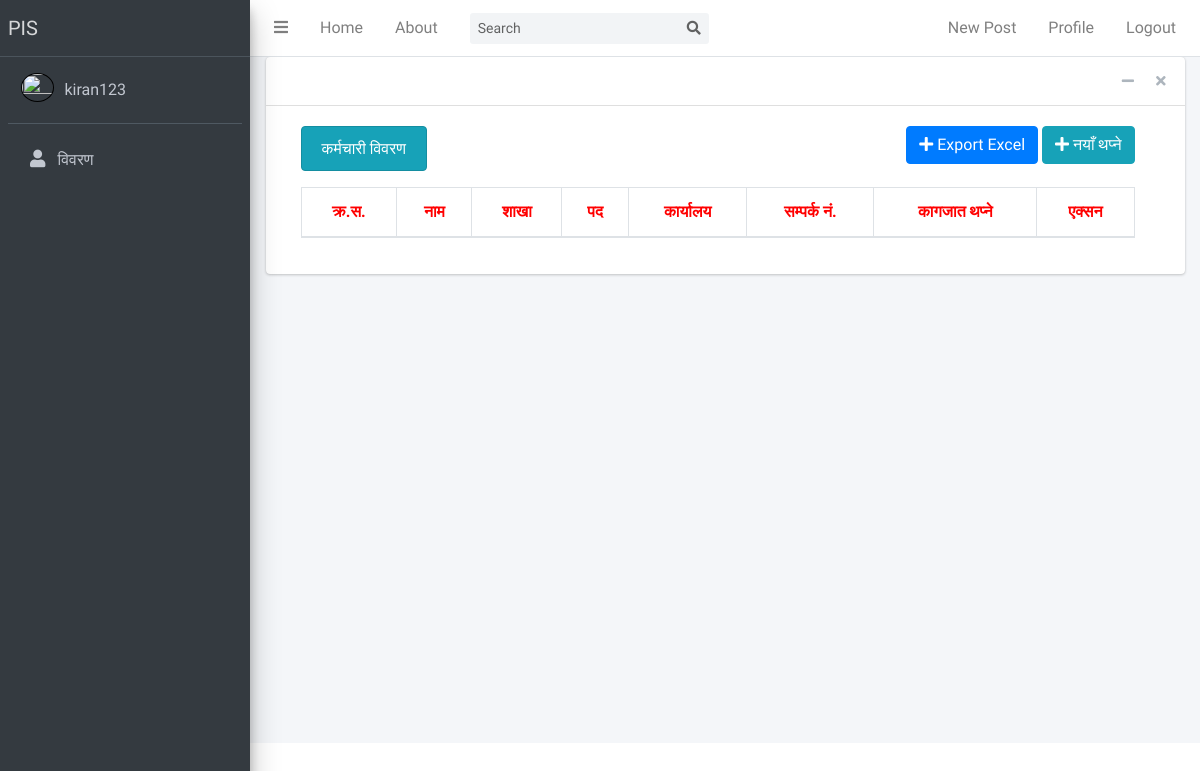
Before: /staff/list/ (signed in) with the older database file.
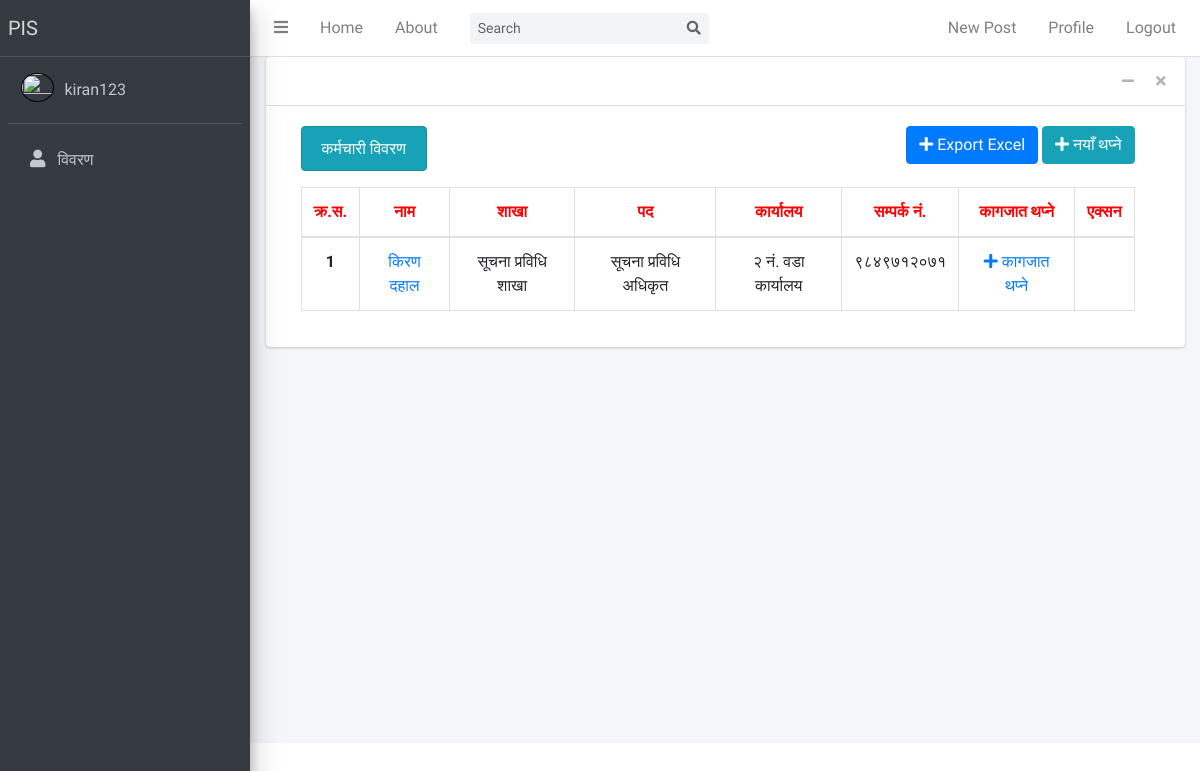
After: the same page with the newer database file.
### official/models.py (models this page shows, shortened)
class Staff(models.Model):
    author = models.OneToOneField(User, null=True, on_delete=models.CASCADE)
    staffname_nepali = models.CharField(max_length= 150, verbose_name="नाम")
    staffname_english = models.CharField(max_length=150, verbose_name="Name")
    staff_id = models.CharField(max_length=20, null=True, blank=True, verbose_name="कर्मचारी संकेत नं.")
    appointment_date = models.CharField(max_length=15, verbose_name="नियुक्ति मिति जस्तै: २०७७-०५-०५")
    officeentry_date = models.CharField(max_length=15, verbose_name="कार्यालय प्रवेश मिति जस्तै: २०७७-०५-०५")
    employeetype = models.ForeignKey(Employeetype, on_delete=models.CASCADE, verbose_name="कर्मचारी किसिम")
    servicegroup_nepali = models.ForeignKey(Servicegroup, on_delete=models.CASCADE, verbose_name="सेवा समूह")
    designation_nepali = models.ForeignKey(Designation, on_delete=models.CASCADE, verbose_name="पद")
    Sectiontype_nepali = models.ForeignKey(Sectiontype, on_delete=models.CASCADE, verbose_name="शाखा")
    officetype_nepali = models.ForeignKey(Officetype, on_delete=models.CASCADE, verbose_name="कार्यरत कार्यालय")
    officename_nepali = models.ForeignKey(Office, on_delete=models.CASCADE, verbose_name="कार्यालय")
    dob = models.CharField(max_length=15, verbose_name="जन्म मिति")
    citizenship_no = models.CharField(max_length=25, verbose_name="नागरिकता नं.")
    citizenship_dispatcheddate = models.CharField(max_length=15, verbose_name="जारी मिति")
    citizenship_dispatcheddistrict = models.CharField(max_length=50, verbose_name="जारी जिल्ला")
    grandfather_name = models.CharField(max_length=150, verbose_name="बाजे / ससुराको नाम")
    father_name = models.CharField(max_length=150, verbose_name="बाबुको नाम")
    mother_name = models.CharField(max_length=150, verbose_name="आमाको नाम")
    contact_no = models.CharField(max_length=10, verbose_name="सम्पर्क नं")
    email = models.CharField(max_length=150, null=True, blank=True, verbose_name="इमेल")
    permanentaddr_province = models.ForeignKey(Province, on_delete=models.CASCADE, related_name='permanentaddr_province', verbose_name="प्रदेश")
    permanentaddr_district = models.CharField(max_length=150, verbose_name="जिल्ला")
    permanentaddr_locallevel = models.CharField(max_length=150, verbose_name="स्थानीय तह")
    permanentaddr_localleveltype = models.ForeignKey(LocalLevelType, on_delete=models.CASCADE, related_name='permanentaddr_localleveltype', verbose_name="स्थानीय तह प्रकार")
    permanentaddr_wardno = models.CharField(max_length=2, verbose_name="वडा नं.", default='2')
    temporaryaddr_province = models.ForeignKey(Province, on_delete=models.CASCADE, related_name='temporaryaddr_province', verbose_name="प्रदेश")
    temporaryaddr_district = models.CharField(max_length=150, verbose_name="जिल्ला")
    temporaryaddr_locallevel = models.CharField(max_length=150, verbose_name="स्थानीय तह")
    temporaryaddr_localleveltype = models.ForeignKey(LocalLevelType, on_delete=models.CASCADE, related_name='temporaryaddr_localleveltype', verbose_name="स्थानीय तह प्रकार")
    temporaryaddr_wardno = models.CharField(max_length=2, verbose_name="वडा नं.", default='2')
    created_date = models.DateTimeField(default=timezone.now)
    created_by = models.ForeignKey(User, on_delete=models.CASCADE, default=None, related_name='created_by')
    modified_date = models.DateTimeField(default=timezone.now)
    modified_by = models.ForeignKey(User, on_delete=models.CASCADE, null=True, related_name='modified_by')

### officialdata/models.py (models this page shows, shortened)
class Sectiontype(models.Model):
    sectiontype_nepali = models.CharField(max_length=70, verbose_name="शाखाको नाम")
    sectiontype_english = models.CharField(max_length=70, verbose_name="Section Name")
    created_date = models.DateTimeField(default=timezone.now)
    created_by = models.ForeignKey(User, on_delete=models.CASCADE, default=None)
    def __str__(self):
        return self.sectiontype_nepali

class Designation(models.Model):
    designation_nepali = models.CharField(max_length=100)
    designation_english = models.CharField(max_length=100)
    date_posted = models.DateTimeField(default=timezone.now)
    author = models.ForeignKey(User, on_delete=models.CASCADE)
    def __str__(self):
        return self.designation_nepali

### officedata/models.py (models this page shows, shortened)
class Office(models.Model):
    WARD_NO = (
        ("१", "१"),
        ("२", "२"),
        ("३", "३"),
        ("४", "४"),
        ("५", "५"),
        ("६", "६"),
        ("७", "७"),
        ("८", "८"),
        ("९", "९"),
    )
    officename_nepali = models.CharField(max_length=100, verbose_name="कार्यालयको नाम")
    officename_english = models.CharField(max_length=100, verbose_name="Office Name")
    officeaddress = models.CharField(max_length=100, verbose_name="कार्यालयको ठेगाना")
    officetype = models.ForeignKey(Officetype, on_delete=models.CASCADE, null=True, verbose_name="कार्यालयको प्रकार")
    office_wardno = models.CharField(max_length=1, choices=WARD_NO, default=1, verbose_name="वडा नं.")
    created_by = models.ForeignKey(User, on_delete=models.CASCADE)
    created_date = models.DateTimeField(default=timezone.now)
    def __str__(self):
        return self.officename_nepali

### official/views.py (the view, shortened to what this page needs)
# urls.py: path('staff/list/', StaffListView.as_view(), name='staff-list'),
class StaffListView(LoginRequiredMixin, ListView):
    model = Staff
    template_name = 'staff/staff_list.html'
    context_object_name = 'staff'

### official/templates/official/staff_list.html (shortened to what this page needs)
{% extends "blog/base.html" %}
{% load crispy_forms_tags %}
{% block content %}
<div class="col-md-12">
      <div class="d-flex justify-content-between">
        <div><h6 class="text-center alert alert-info">कर्मचारी विवरण</h6></div>
        <div>
            <a href="{% url 'export-excel' %}" class="btn btn-primary btn-bg">
                  <i class="fas fa-plus"></i> Export Excel
            </a>
            <a href="{% url 'staff-create' %}" class="btn btn-info btn-bg">
                  <i class="fas fa-plus"></i> नयाँ थप्ने
            </a>
        </div>
    </div>
    <table class="table table-hover table-bordered">
        <thead style="text-align:center; color:red;">
        <tr>
            <th scope="col">क्र.स.</th>
            <th scope="col">नाम</th>
            <th scope="col">शाखा</th>
            <th scope="col">पद</th>
            <th scope="col">कार्यालय</th>
            <th scope="col">सम्पर्क नं.</th>
            <th scope="col">कागजात थप्ने</th>
            <th scope="col">एक्सन</th>
        </tr>
        </thead>
        <tbody>
        {% for staff in staff %}
        <tr style="text-align:center">
            <th scope="row">{{ forloop.counter }}</th>
            <td><a href="{% url 'staff-detail' staff.id %}" target="_blank">{{ staff.staffname_nepali }}</a></td>
            <td>{{ staff.Sectiontype_nepali }}</td>
            <td>{{ staff.designation_nepali }}</td>
            <td>{{ staff.officename_nepali }}</td>
            <td>{{ staff.contact_no }}</td>
            <td><a href="{% url 'staff-files-create' %}">
                  <i class="fas fa-plus"></i> कागजात थप्ने
            </a></td>
            <td>
            </td>
        </tr>
        {% endfor %}
        </tbody>
    </table>
</div>
{% endblock content %}

Changed rows visible on the page:
added Staff: staffname_nepali "किरण दहाल", Sectiontype_nepali "सूचना प्रविधि शाखा", designation_nepali "सूचना प्रविधि अधिकृत", officename_nepali "२ नं. वडा कार्यालय", contact_no "९८४९७१२०७१"
